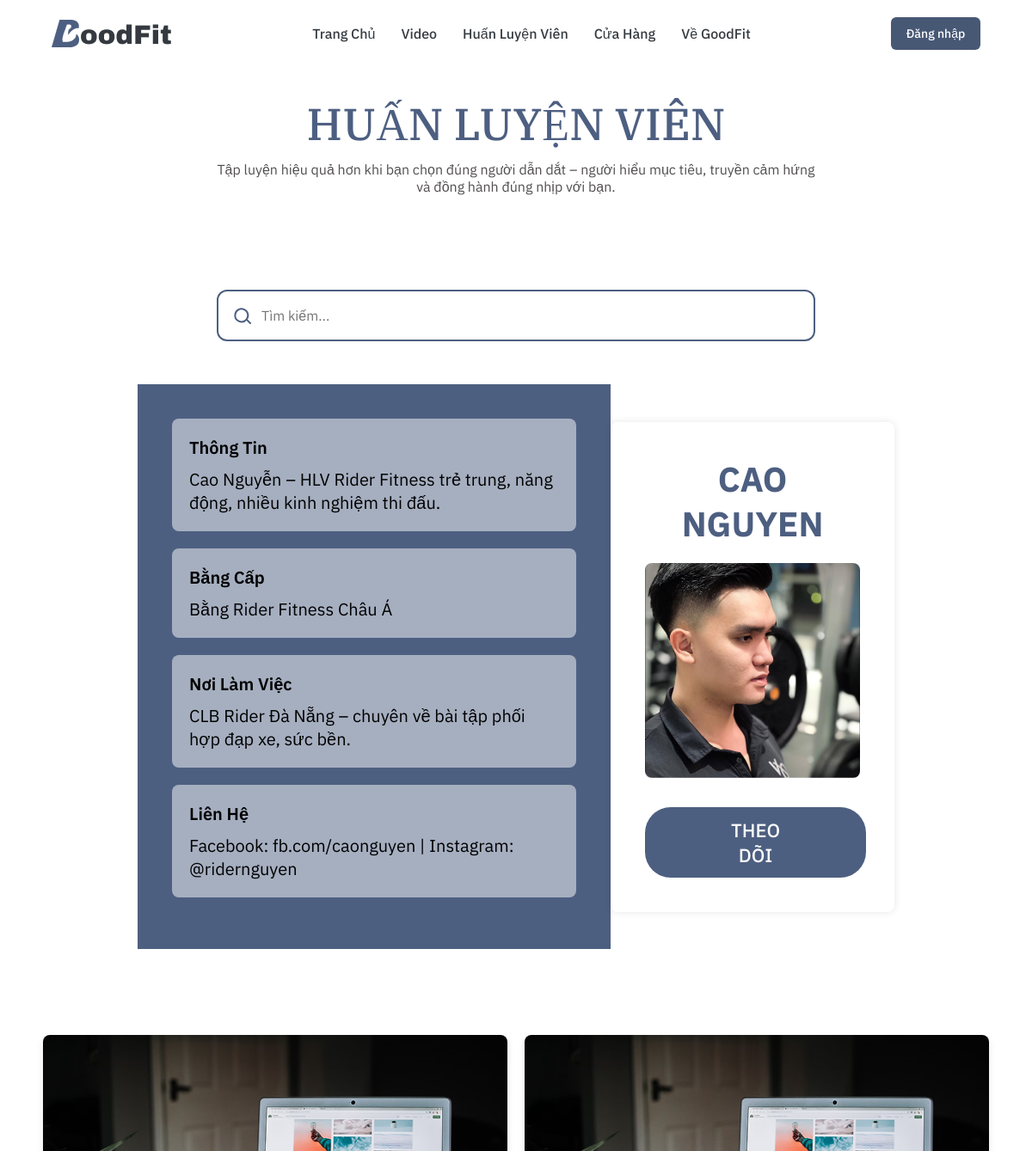
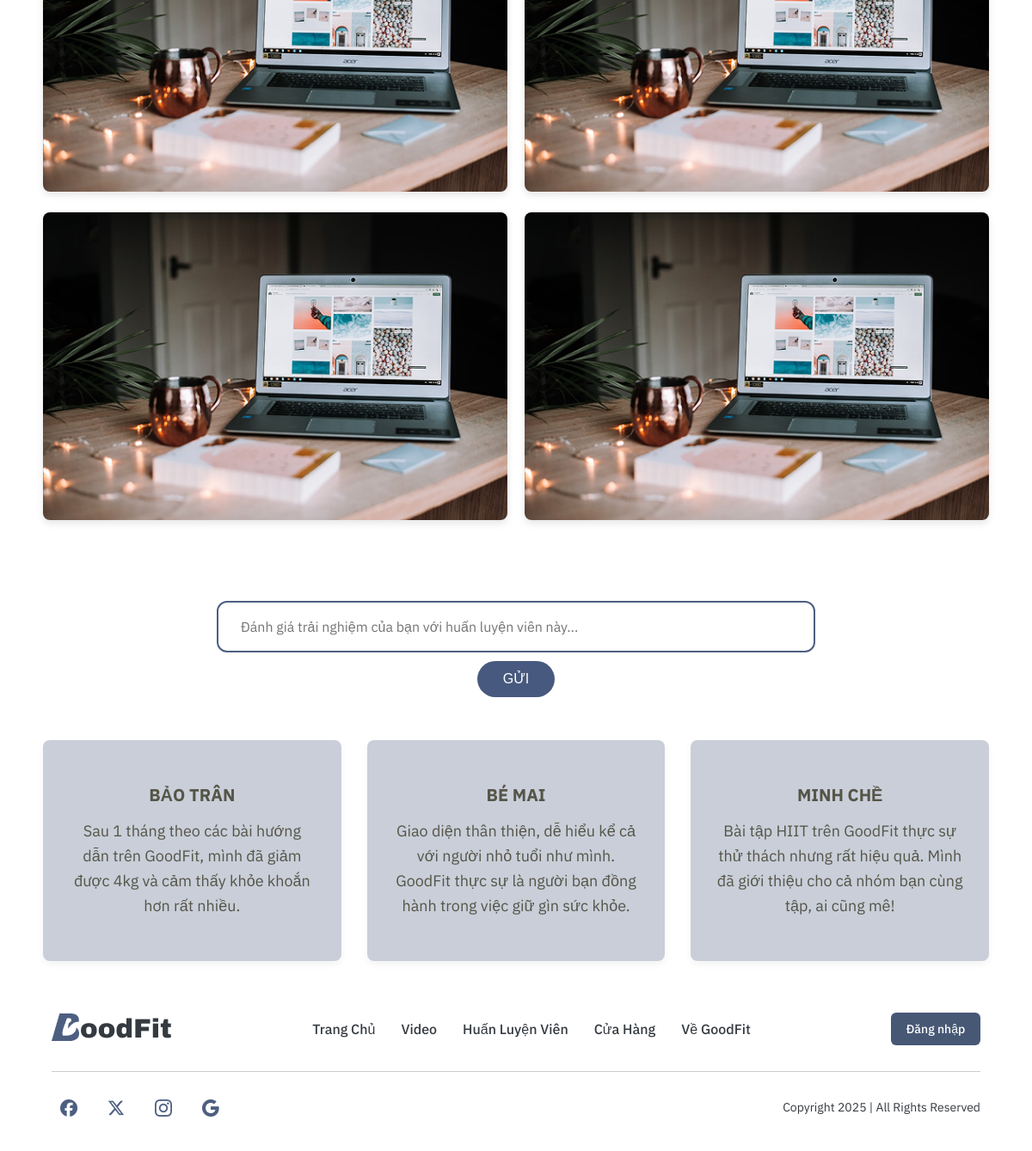
The app's page /teacherinfo/teacherinfo.php?id=3 with its own data (2 pictures, top to bottom).
### tables this page shows
CREATE TABLE chitiethlv (
  id INT AUTO_INCREMENT PRIMARY KEY,
  id_hlv INT NOT NULL,
  gioithieu TEXT,
  bangcap TEXT,
  noilamviec_chitiet TEXT,
  lienhe TEXT,
  FOREIGN KEY (id_hlv) REFERENCES huanluyenvien(id) ON DELETE CASCADE
);

CREATE TABLE `huanluyenvien` (
  `id` INT NOT NULL AUTO_INCREMENT,
  `anh` VARCHAR(255) DEFAULT NULL,
  `ten` VARCHAR(100) NOT NULL,
  `gioitinh` ENUM('Nam', 'Nữ') NOT NULL,
  `noilamviec` VARCHAR(100) NOT NULL,
  `chuyenmon` VARCHAR(100) NOT NULL,
  PRIMARY KEY (`id`)
);

### teacherinfo/teacherinfo.php (the view, shortened to what this page needs)
<?php
include '../connect.php';
$id = intval($_GET['id']);
$stmt = $conn->prepare("
  SELECT h.*, c.gioithieu, c.bangcap, c.noilamviec_chitiet, c.lienhe
  FROM huanluyenvien h
  LEFT JOIN chitiethlv c ON h.id = c.id_hlv
  WHERE h.id = ?
");
$stmt->bind_param("i", $id);
$stmt->execute();
$result = $stmt->get_result();
$hlv = $result->fetch_assoc();
?>
<!DOCTYPE html>
<html lang="vi">
<head>
  <link rel="stylesheet" href="teacherinfo.css">
  <link rel="stylesheet" href="../header.css">
</head>
<body>
<?php include '../header.php'; ?>
<section class="trainer-section">
  <h5>HUẤN LUYỆN VIÊN</h5>
  <p class="sub-text">Tập luyện hiệu quả hơn khi bạn chọn đúng người dẫn dắt – người hiểu mục tiêu, truyền cảm hứng và đồng hành đúng nhịp với bạn.</p>
</section>
<div class="search-box">
      <svg class="icon search-icon" xmlns="http://www.w3.org/2000/svg" fill="none" viewBox="0 0 24 24" stroke="currentColor">
        <path stroke-linecap="round" stroke-linejoin="round" stroke-width="2"
          d="M21 21l-4.35-4.35m0 0A7.5 7.5 0 103.5 10.5a7.5 7.5 0 0013.15 6.15z" />
      </svg>
      <input type="text" id="searchInput" placeholder="Tìm kiếm..." />
    </div>
<div class="container">
  <div class="info-box">
    <div class="section">
      <div class="section-title semibold-heading">Thông Tin</div>
      <div class="section-content">
        <?= nl2br(htmlspecialchars($hlv['gioithieu'])) ?>
      </div>
    </div>
    <div class="section">
      <div class="section-title semibold-heading">Bằng Cấp</div>
      <div class="section-content">
        <?= nl2br(htmlspecialchars($hlv['bangcap'])) ?>
      </div>
    </div>
    <div class="section">
      <div class="section-title semibold-heading">Nơi Làm Việc</div>
      <div class="section-content"><?= nl2br(htmlspecialchars($hlv['noilamviec_chitiet'])) ?>
</div>
    </div>
    <div class="section">
      <div class="section-title semibold-heading">Liên Hệ</div>
      <div class="section-content">
<?= nl2br(htmlspecialchars($hlv['lienhe'])) ?>
      </div>
    </div>
  </div>
  <div class="right-box">
    <h2><?= strtoupper($hlv['ten']) ?></h2>
    <img src="<?= htmlspecialchars($hlv['anh']) ?>" alt="<?= htmlspecialchars($hlv['ten']) ?>">
    <button
      class="follow-button"
      id="followButton"
      onclick="followTrainer(this)"
      data-name="<?= htmlspecialchars($hlv['ten']) ?>"
      data-img="<?= htmlspecialchars($hlv['anh']) ?>"
      data-id="<?= htmlspecialchars($hlv['id']) ?>"
      data-desc='["<?= htmlspecialchars($hlv['chuyenmon']) ?>", "Level 1 Health and Fitness Assistant", "Level 2 Fitness Instructor"]'>
      THEO DÕI
    </button>
  </div>
</div>
<div class="image-gallery">
  <div class="gallery-item"><img src="img/image 11.png" alt="Ảnh 1"></div>
  <div class="gallery-item"><img src="img/image 11.png" alt="Ảnh 2"></div>
  <div class="gallery-item"><img src="img/image 11.png" alt="Ảnh 3"></div>
  <div class="gallery-item"><img src="img/image 11.png" alt="Ảnh 4"></div>
</div>
<div class="search-box">
  <input type="text" id="commentInput" placeholder="Đánh giá trải nghiệm của bạn với huấn luyện viên này..." />
</div>
<div style="text-align: center; margin-top: 10px;">
  <button id="submitComment" class="comment-button">GỬI</button>
</div>
<div class="customer-reviews-container">
  <div class="review-card">
    <div class="reviewer-name">BẢO TRÂN</div>
    <div class="review-content">
      Sau 1 tháng theo các bài hướng dẫn trên GoodFit, mình đã giảm được 4kg và cảm thấy khỏe khoắn hơn rất nhiều.
    </div>
  </div>
  <div class="review-card">
    <div class="reviewer-name">BÉ MAI</div>
    <div class="review-content">
      Giao diện thân thiện, dễ hiểu kể cả với người nhỏ tuổi như mình. GoodFit thực sự là người bạn đồng hành trong việc giữ gìn sức khỏe.
    </div>
  </div>
  <div class="review-card">
    <div class="reviewer-name">MINH CHỀ</div>
    <div class="review-content">
      Bài tập HIIT trên GoodFit thực sự thử thách nhưng rất hiệu quả. Mình đã giới thiệu cho cả nhóm bạn cùng tập, ai cũng mê!
    </div>
  </div>
</div>
<?php include($_SERVER['DOCUMENT_ROOT'] . "/GoodFit/footer.php"); ?>
</body>
</html>

### teacherinfo/teacherinfo.css (style rules this page uses)
* { margin: 0; padding: 0; box-sizing: border-box; }
body { color: white; font-family: 'IBM Plex Sans', sans-serif; }
.trainer-section { max-width: 1170px; margin: 0 auto; text-align: center; padding: 40px 20px; }
h5 { font-family: 'IBM Plex Serif', serif; font-weight: 500; font-size: 52px; color: #4D5F81; margin-bottom: 10px; margin-top: 70px; }
.sub-text { font-family: 'IBM Plex Sans', sans-serif; font-weight: 400; font-size: 16px; color: #524F4F; margin-bottom: 70px; max-width: 700px; margin: 0 auto 70px auto; }
.search-box { width: 696px; height: 60px; border: 2px solid #4D5F81; border-radius: 12px; margin: 0 auto 40px auto; display: flex; align-items: center; padding: 0 16px; background-color: #ffffff; margin-bottom: 0px; }
.search-box input { flex: 1; background: transparent; border: none; outline: none; font-size: 16px; color: rgb(0, 0, 0); padding: 0 10px; font-family: 'IBM Plex Sans', sans-serif; }
.icon { width: 24px; height: 24px; color: #4D5F81; flex-shrink: 0; }
.container { display: flex; justify-content: center; align-items: center; padding: 50px; }
.info-box { background-color: #4D5F81; color: white; padding: 40px; width: 50%; }
.section { background-color: rgba(255, 255, 255, 0.5); margin-bottom: 20px; padding: 20px; border-radius: 8px; color: black; }
.section-title { font-weight: 600; font-size: 50px; margin-bottom: 10px; }
.section-content { font-weight: 400; font-size: 20px; }
.right-box { background-color: white; padding: 40px; text-align: center; width: 30%; border-radius: 8px; box-shadow: 0 0 10px rgba(0,0,0,0.1); }
.right-box h2 { font-family: 'IBM Plex Sans', sans-serif; font-weight: 700; font-size: 40px; color: #4D5F81; margin-bottom: 20px; }
.right-box img { max-width: 100%; height: auto; border-radius: 8px; margin-bottom: 30px; }
.follow-button { background-color: #4D5F81; color: white; border: none; padding: 12px 100px; font-size: 22px; font-weight: 500; border-radius: 30px; cursor: pointer; font-family: 'IBM Plex Sans', sans-serif; transition: all 0.3s ease; }
.semibold-heading { font-weight: 600; font-size: 20px; }
.image-gallery { display: grid; grid-template-columns: repeat(2, 1fr); grid-template-rows: repeat(2, 1fr); gap: 20px; padding: 20px 50px; max-width: 1200px; margin: 0 auto; margin-top: 30px; margin-bottom: 70px; }
.gallery-item { text-align: center; }
.image-gallery img { width: 100%; height: auto; border-radius: 8px; box-shadow: 0 4px 8px rgba(0, 0, 0, 0.1); }
.customer-reviews-container { display: flex; justify-content: center; gap: 30px; padding: 20px 50px; max-width: 1200px; margin: 0 auto; }
.review-card { background-color: rgba(77, 95, 129, 0.3); border-radius: 8px; padding: 50px 30px; text-align: center; flex: 1; box-shadow: 0 4px 8px rgba(0, 0, 0, 0.05); display: flex; flex-direction: column; align-items: center; margin-top: 30px; }
.review-card .reviewer-name { font-family: 'IBM Plex Sans', sans-serif; font-weight: 700; font-size: 20px; color: #555547; margin-bottom: 15px; }
.review-card .review-content { font-family: 'IBM Plex Sans', sans-serif; font-weight: 400; font-size: 18px; color: #555547; line-height: 1.6; }
.comment-button { background-color: #47597e; color: white; padding: 12px 30px; border: none; border-radius: 25px; font-size: 16px; cursor: pointer; transition: background-color 0.3s ease; }

### records on screen
chitiethlv: gioithieu "Cao Nguyễn – HLV Rider Fitness trẻ trung, năng động, nhiều kinh nghiệm thi đấu.", bangcap "Bằng Rider Fitness Châu Á", noilamviec_chitiet "CLB Rider Đà Nẵng – chuyên về bài tập phối hợp đạp xe, sức bền.", lienhe "Facebook: fb.com/caonguyen | Instagram: @ridernguyen", id_hlv.ten "CAO NGUYEN", id_hlv.anh (picture)
